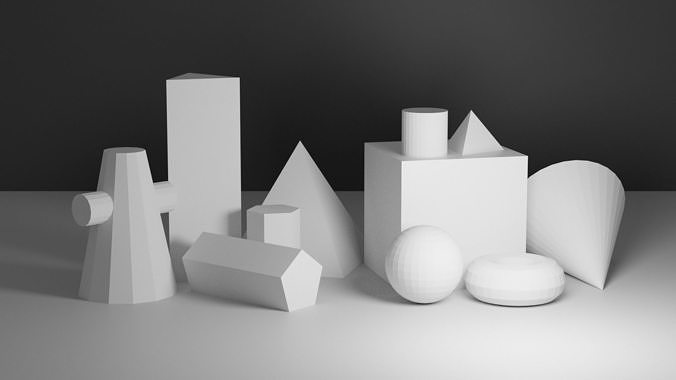
#> input picture InputFiles/testing_image_1.jpg, 676 x 380 px
$ python main.py
#> lines starting #> are read from the running program, lines starting #| are printed output that depends on the picture
### src/ascii/ascii_operations.py
from src import Path
from . import ascii_keys
from PIL import Image, ImageFont, ImageDraw


def image_to_ascii(image_path: Path, aspect_ratio=0.55, new_width=800) -> [str]:
    # Convert image to grey scale
#> called with aspect_ratio = 0.55, new_width = 800
    image = Image.open(image_path).convert("L")
#> image is the input picture: PIL image 676x380 L; min 0, max 251, mean 121.8

    original_width, original_height = image.size
#> original_width = 676; original_height = 380
    new_height = int(aspect_ratio * original_height * (new_width / original_width))
#> new_height = 247

    image = image.resize((new_width, new_height))
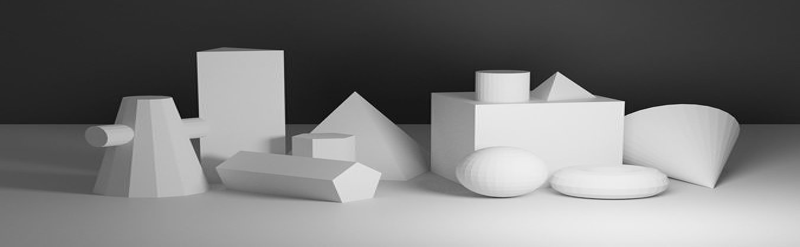
#> image: PIL image 800x247 L; min 0, max 249, mean 121.8

    pixel_data = list(image.getdata())
#> pixel_data = 197600 items

    ascii_chars = map_value_to_char(pixel_data)
#> the loop in map_value_to_char, `for bit in data:` made 197600 passes
#> bit on passes 1 to 3: 39, 40, 40
#> ascii_chars = 197600 items

    ascii_rows = [ascii_chars[i:i + new_width] for i in range(0, len(ascii_chars), new_width)]
#> ascii_rows = 247 items

    return [''.join(row) for row in ascii_rows]


def map_value_to_char(data: list) -> [str]:
    output = []
    for bit in data:
        output.append(min(ascii_keys, key=lambda k: abs(ascii_keys[k] - bit)))
    return output


def ascii_to_image(ascii_art: [str], output_image_path: Path, font_path: Path = None, font_size=12,
                   text_color=(255, 255, 255)):
    # Calculate image size based on ASCII art dimensions and font size
    width = (len(ascii_art[0]) * font_size) // 2
    height = len(ascii_art) * font_size
    image = Image.new("RGB", (width, height), color=(0, 0, 0))  # Create a black background

    # Load a font
    font = ImageFont.load_default() if not font_path else ImageFont.truetype(str(font_path), font_size)

    # Create a drawing context
    draw = ImageDraw.Draw(image)

    # Draw the ASCII characters onto the image
    for i, line in enumerate(ascii_art):
        draw.text((0, i * font_size), line, font=font, fill=text_color)

    # Save the image
    image.save(output_image_path)


# For writing to text file
# [9 lines left out: function write_to_file, not called in this run]

### src/main.py
from src.ascii.ascii_operations import image_to_ascii, ascii_to_image
from src import *


INPUT_FILE_NAME = "testing_image_1.jpg"
OUTPUT_FILE_NAME = "testing_ascii_1.jpg"
FONT_NAME = "UbuntuMono-Regular.ttf"

if __name__ == '__main__':
    ascii_output = image_to_ascii(input_dir / INPUT_FILE_NAME)
#> ascii_output = 247 items
    # if write_to_file(ascii_output, output_dir / OUTPUT_FILE_NAME):
    #     print("Writing done")
    ascii_to_image(ascii_output, output_dir / OUTPUT_FILE_NAME, font_path=font_path / FONT_NAME)
#> in ascii_to_image, `width = (len(ascii_art[0]) * font_size) // 2`: width = 4800
#> in ascii_to_image, `height = len(ascii_art) * font_size`: height = 2964
#> in ascii_to_image, `image = Image.new("RGB", (width, height), color=(0, 0, 0))`: image: PIL image 4800x2964 RGB; every value is 0
#> in ascii_to_image, `image.save(output_image_path)`:
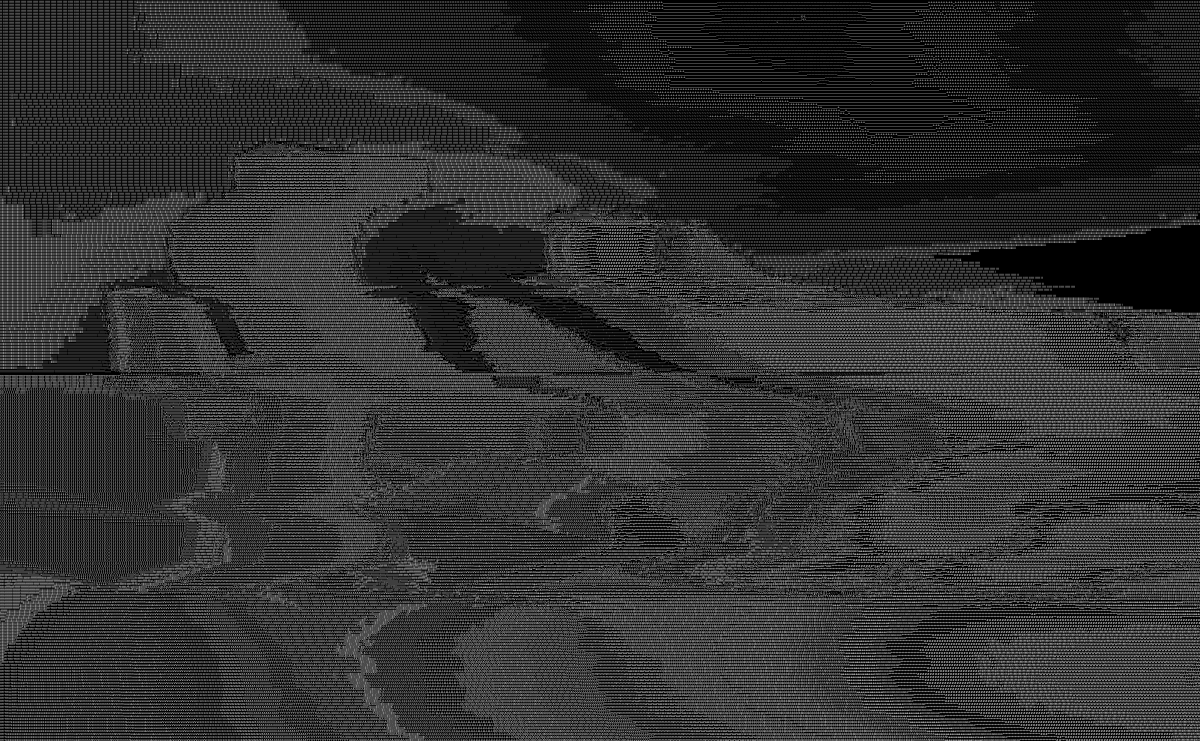
#> saved as testing_ascii_1.jpg: PIL image 4800x2964 RGB (shown at 1/4 size); min 0, max 255, mean 48.6
